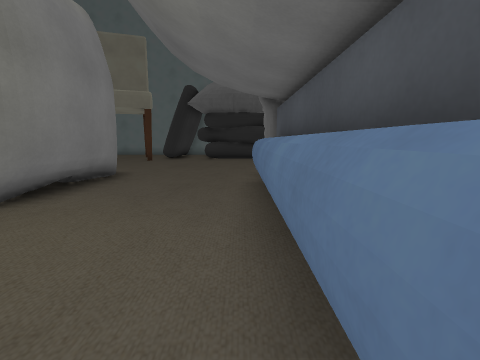
view 1 (above)

22 first-person views from a walk through a Godot game level. The camera is 1.2 m above the floor, tilts 8° down and sees 80° across. The floor is counted in squares, 1 m on a side. Each view is taken from the middle of a square. On the plan, view 1 faces up. The plan holds only what a view shows up to about 13 squares ahead; the rest is blank. The place goes on beyond the plan. Some surface patterns are stand-ins.

view 2
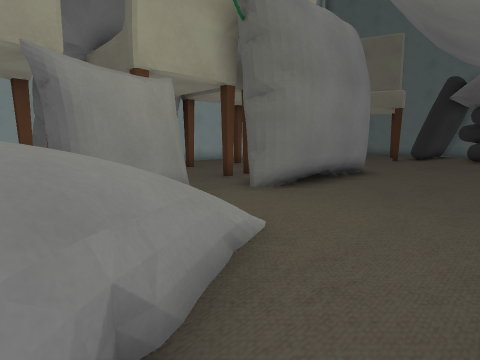

view 3
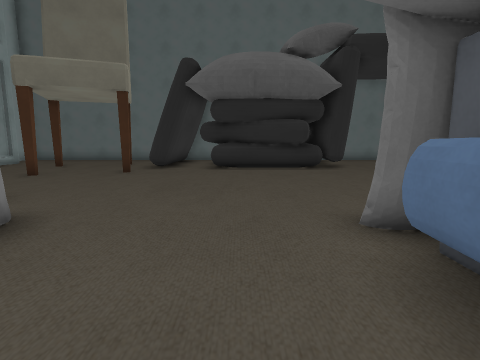

view 4
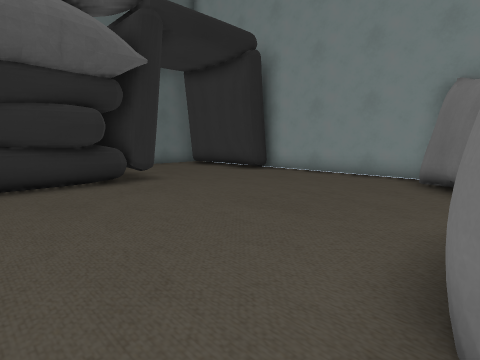

view 5
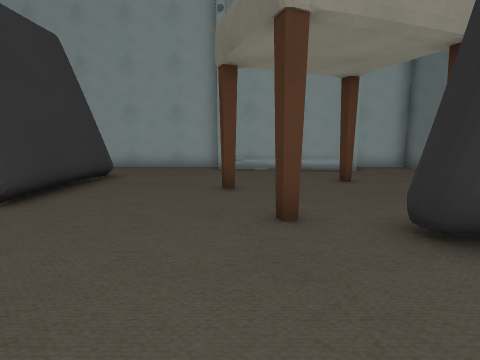

view 6
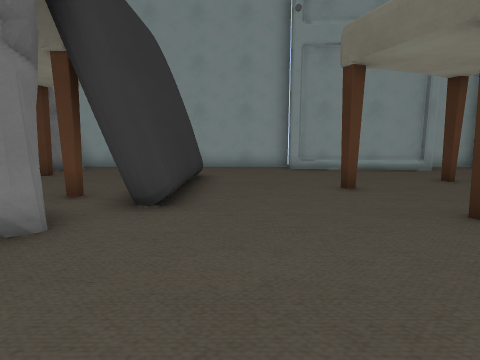

view 7
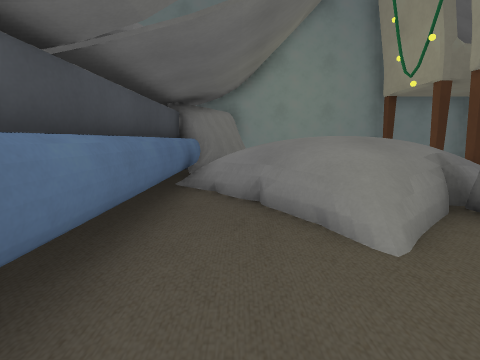

view 8
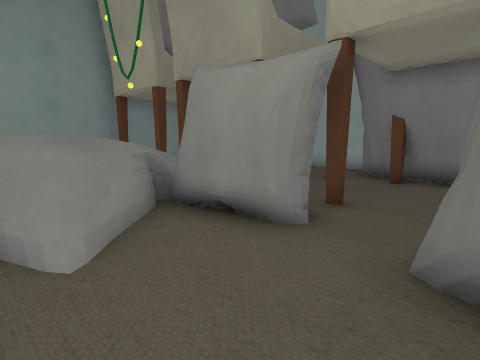

view 9
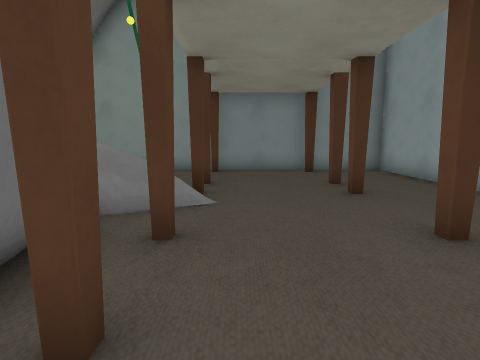

view 10
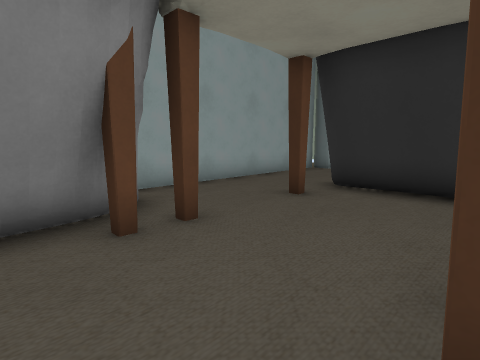

view 11
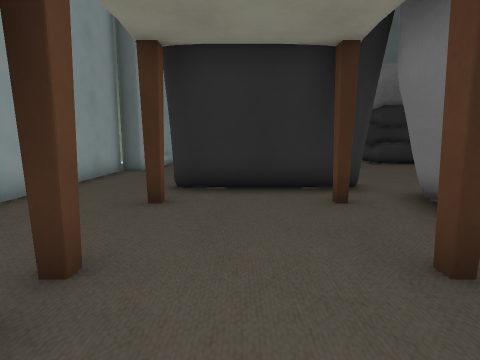

view 12
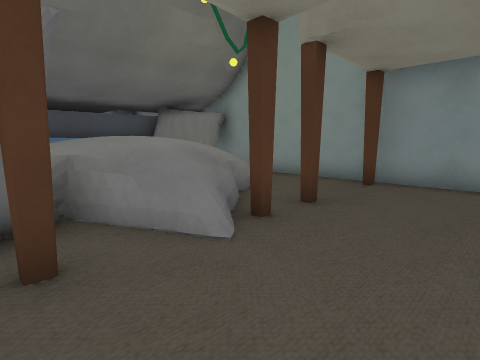

view 13
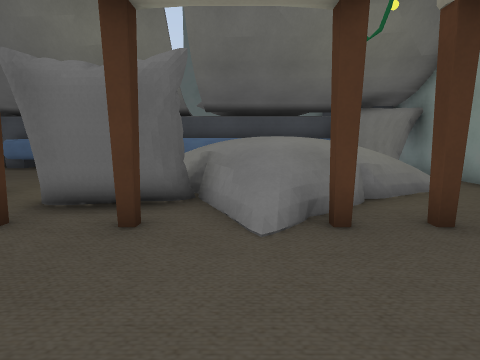

view 14
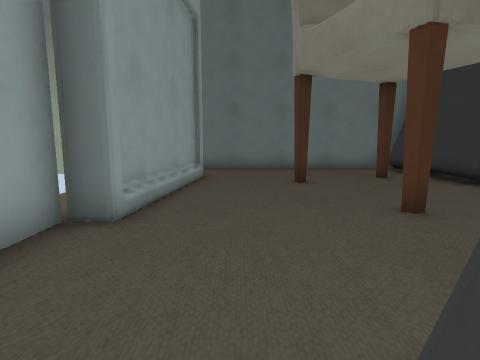

view 15
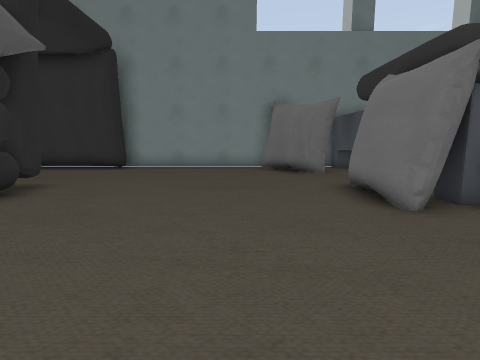

view 16
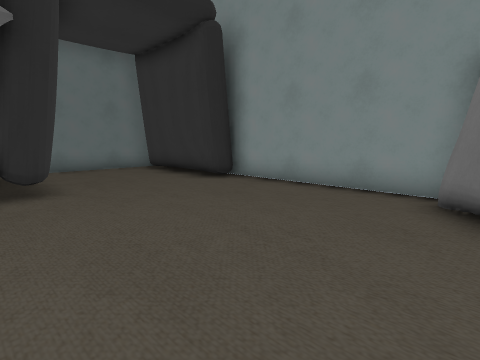

view 17
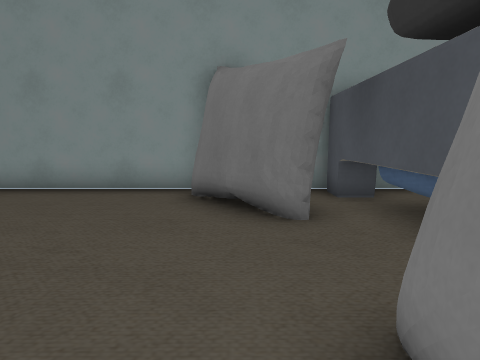

view 18
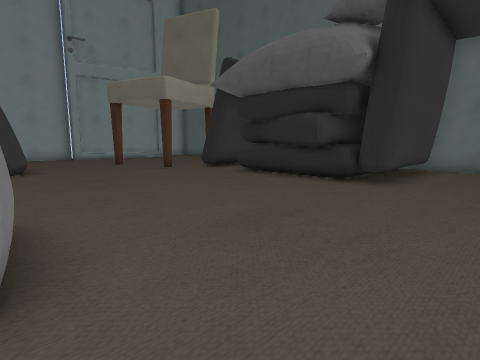

view 19
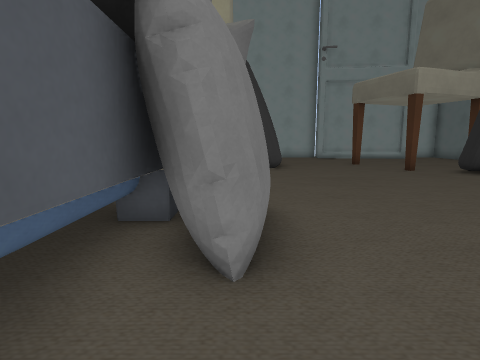

view 20
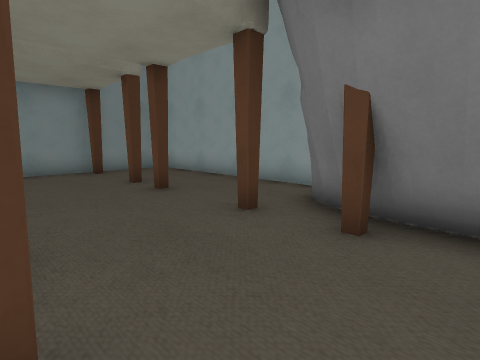

view 21
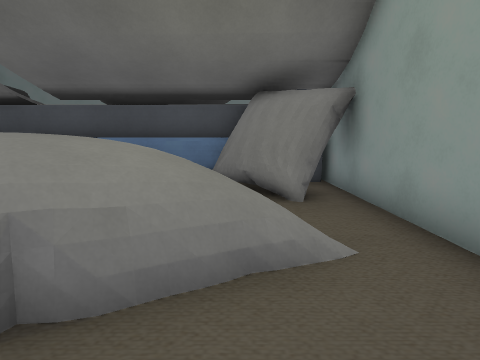

view 22
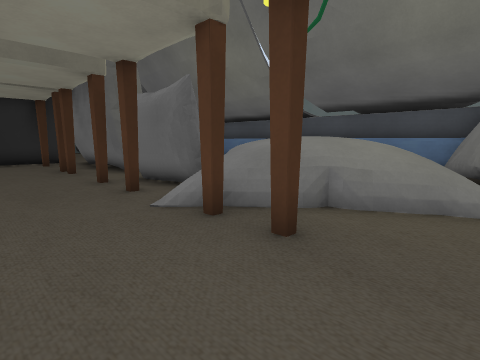

### Floor plan
Key: @ floor where view 1 was taken; # wall or solid block; x gap in a wall; . main floor; : floor 0.25 m higher than the main floor; + floor 0.75 m higher than the main floor; * floor 1 m higher than the main floor; % floor 1.25 m higher than the main floor; = window, fence, low wall or low ledge; P pillow; T thing the floor can be seen under or through.
Columns run from 14 left of view 1 to 9 right of it. Each row starts with its distance up from view 1.
 23 ##########        #####
 22 #........#       ##...#
 21 #........#       ##...#
 20 ##.....#.#       ##...#
 19  #...#...#####  ###...#
 18  #.......x..=#####....##
 17  #.....................#
 16  #....#................#
 15 ##.....................#
 14 #......................#
 13 #......................#
 12 #...####..............P#
 11 #...###TT............PP
 10 #..#TTTTTT.....PPP...P
  9 #.......TT#....#########
  8 #.......T #....##
  7 #.......###....#
  6 ####...####....#
  5   ##...###.....#
  4    #...........#
  3    #....P......#
  2   ##...#PP.....#
  1 ####....PP.#=..#
  0 #......#PP=#=.@#
 -1 #.......# %%#=.#
 -2 #......#+%%%%###
 -3 #........=%% =##
 -4 #..#...#.=*== .#
 -5 #.........+=  P#
 -6 #.........:..PP#
 -7 #..#...#.....PP#
 -8 ################

Positions as (right, up) in squares from view 1, and headings:
1: (0, 0), facing up
2: (0, -1), facing up-left
3: (-1, 6), facing up
4: (-1, 10), facing up-right
5: (-1, 16), facing left
6: (-1, 13), facing left
7: (-1, 5), facing down
8: (-2, 5), facing down-left
9: (-8, 4), facing down
10: (-7, 4), facing up-left
11: (-9, 4), facing up
12: (-10, 1), facing down-right
13: (-11, -1), facing right
14: (-11, 11), facing up
15: (-4, 13), facing right
16: (2, 11), facing up-right
17: (2, 11), facing right
18: (6, 10), facing up-left
19: (6, 10), facing left
20: (-7, 4), facing down-left
21: (-7, -5), facing right
22: (-10, -6), facing up-right
